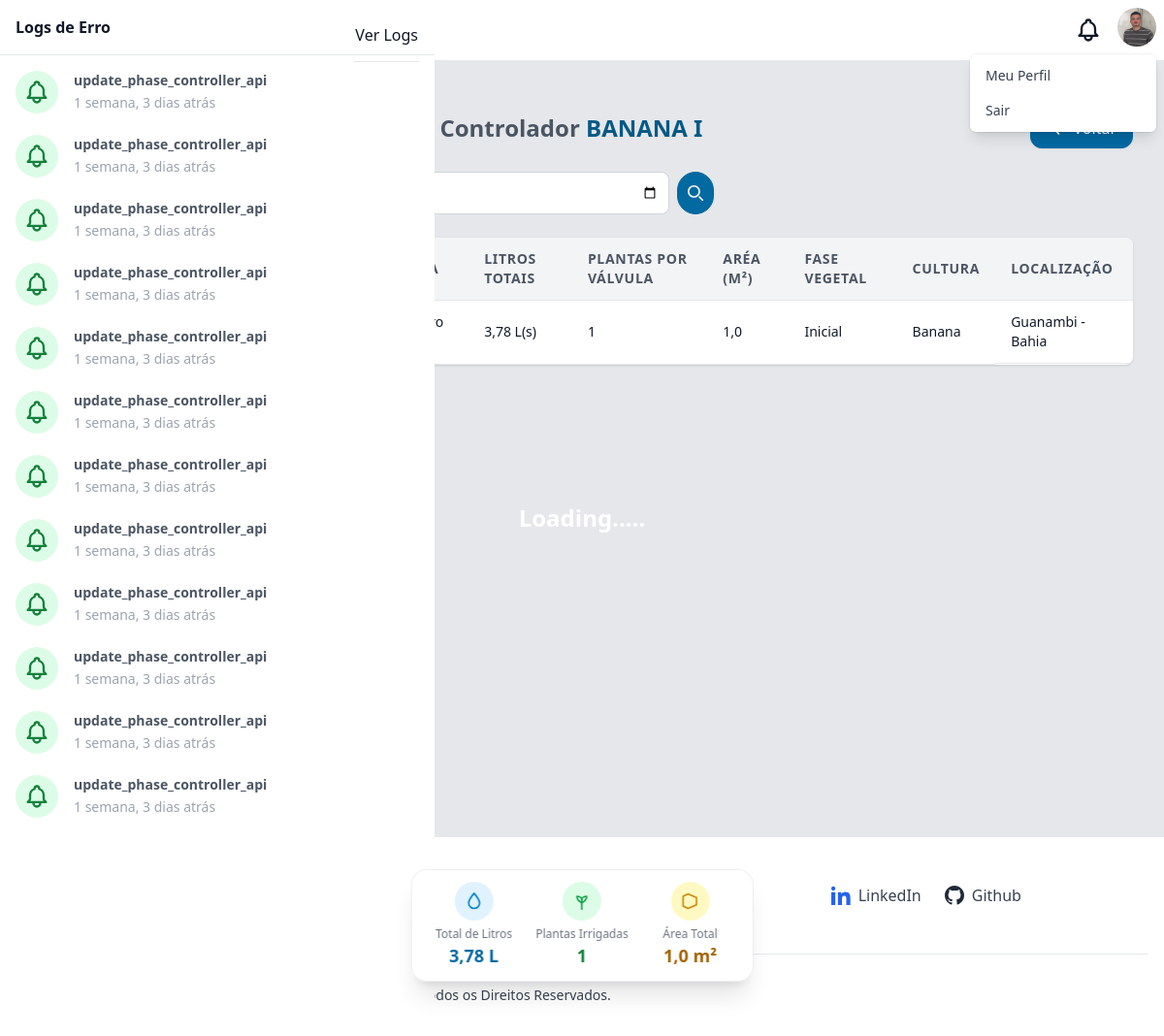
Page /controllers/irrigationscontroller/5/ (signed in) on the earlier database version.
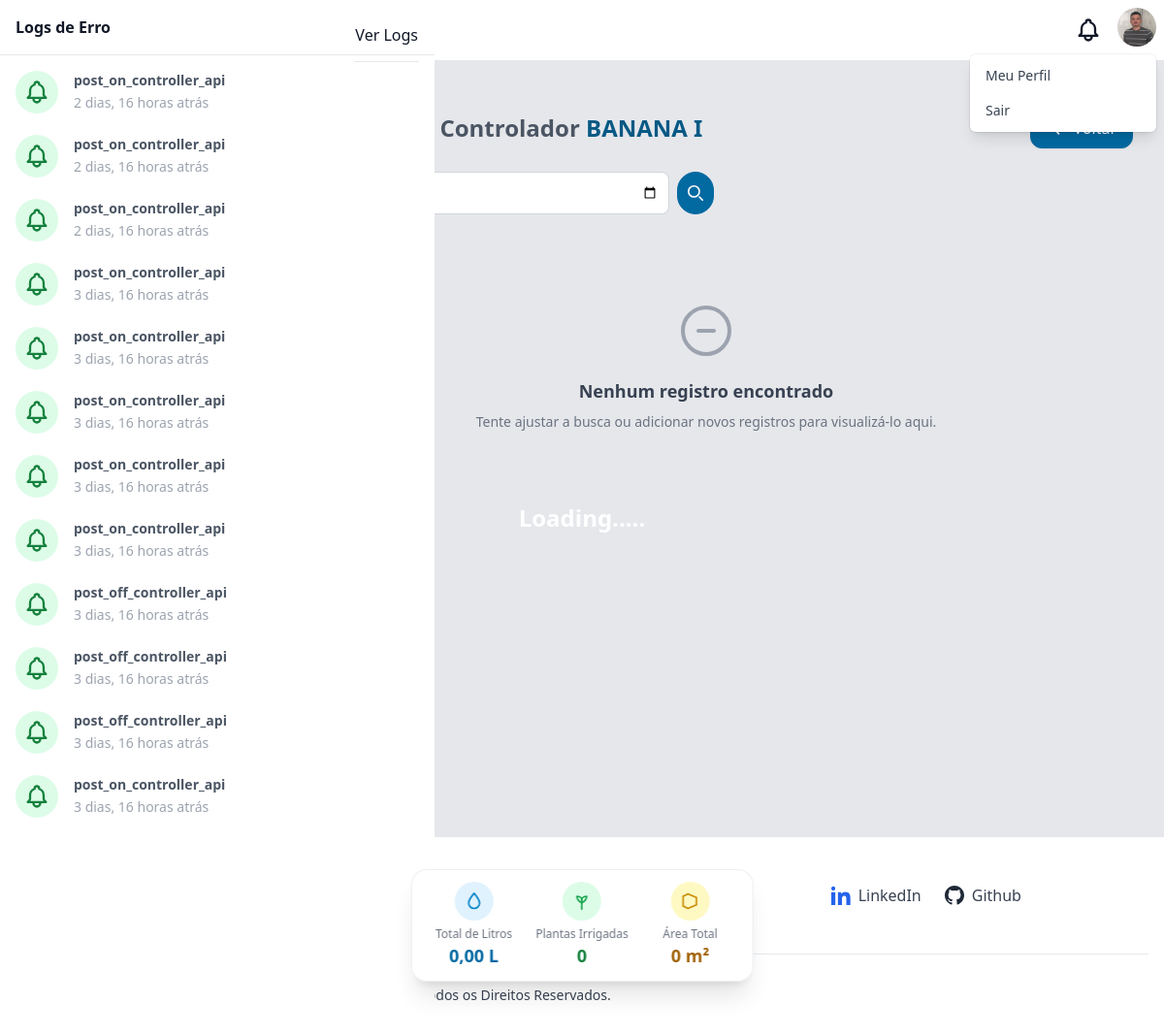
Same page on the later database version.
### controllers/models.py (models this page shows, shortened)
class IrrigationController(models.Model):
    PHASE_CHOICES_VEGETABLE = [
        (1, 'Inicial'),
        (2, 'Vegetativa'),
        (3, 'Floração'),
        (4, 'Frutificação'),
        (5, 'Maturação'),
    ]
    date = models.DateField(auto_now_add=True)
    time = models.TimeField(auto_now_add=True)
    total_liters = models.FloatField(
        help_text="Total de litros de água utilizados na irrigação"
    )
    plants_number = models.PositiveIntegerField(
        help_text="Quantidade de plantas/vegetais irrigados por válvula"
    )
    irrigation_radius = models.FloatField(
        help_text="Raio de cobertura da irrigação em metros"
    )
    phase_vegetable = models.PositiveSmallIntegerField(
        choices=PHASE_CHOICES_VEGETABLE,
        help_text="Fase do cultivo no momento da irrigação"
    )
    controller = models.ForeignKey(
        Controller,
        on_delete=models.SET_NULL,
        related_name='irrigations',
        null=True
    )
    valvecontroller = models.ForeignKey(
        ValveController,
        on_delete=models.SET_NULL,
        related_name="irrigations",
        null=True,
        blank=True
    )
    geolocation = models.ForeignKey(
        Geolocation,
        on_delete=models.SET_NULL,
        null=True,
        blank=True
    )
    culturevegetable = models.ForeignKey(
        CultureVegetable,
        on_delete=models.SET_NULL,
        null=True,
        blank=True
    )

### culturesvegetables/models.py (models this page shows, shortened)
class CultureVegetable(models.Model):
    name = models.CharField(max_length=255)
    emoji = models.CharField(
        max_length=2,
        validators=[emoji_validator],
        help_text="Escolha um emoji para representar a cultura.",
        blank=True,
        null=True
    )
    phase_initial_kc = models.FloatField(validators=[MinValueValidator(0.0)])
    phase_vegetative_kc = models.FloatField(validators=[MinValueValidator(0.0)])
    phase_flowering_kc = models.FloatField(validators=[MinValueValidator(0.0)])
    phase_fruiting_kc = models.FloatField(validators=[MinValueValidator(0.0)])
    phase_maturation_kc = models.FloatField(validators=[MinValueValidator(0.0)])

### geolocations/models.py (models this page shows, shortened)
class Geolocation(models.Model):
    city = models.CharField(max_length=255)
    state = models.CharField(max_length=255)
    latitude = models.FloatField()
    longitude = models.FloatField()
    favorite = models.BooleanField(default=False)

### logs/models.py (models this page shows, shortened)
class Log(models.Model):
    reference = models.CharField(max_length=255)
    viewed = models.BooleanField(default=0)
    exception = models.JSONField()
    created_at = models.DateTimeField()

### controllers/views.py (the view)
# urls.py: path('irrigationscontroller/<int:id>/', views.irrigationsForValveList, name='irrigationscontrollers_list'),
@login_required(login_url='/auth/login/')
def irrigationsForValveList(request, id):
    logs = Log.objects.order_by('-created_at')
    hasUnread = logs.filter(viewed=False).exists()
    logs = logs[:12]
    formCultureVegetable = CultureVegetableForm()
    geolocations = Geolocation.objects.all()
    culturesVegetables = CultureVegetable.objects.all()
    valve = get_object_or_404(ValveController, id=id)
    valveList = valve.irrigations.all()
    dateQuery = request.GET.get('date', '')
    if dateQuery:
        parsedDate = parse_date(dateQuery)
        if parsedDate:
            valveList = valveList.filter(date=parsedDate)
    valveList = valveList.order_by('-date')
    paginator = Paginator(valveList, 30)
    pageNumber = request.GET.get('page')
    pageObj = paginator.get_page(pageNumber)
    totals = valveList.aggregate(
        totalLiters=Sum('total_liters'),
        totalPlants=Sum('plants_number'),
        totalRadius=Sum('irrigation_radius')
    )
    totalLiters = totals['totalLiters'] or 0
    totalPlants = totals['totalPlants'] or 0
    totalArea = 0
    for irrigation in valveList:
        if irrigation.irrigation_radius:
            totalArea += irrigation.irrigation_radius
    return render(
        request,
        'controller/irrigationcontroller/listforvalve.html',
        context={
            'user': request.user,
            'logs': logs,
            'page_obj': pageObj,
            'form_culture_vegetable': formCultureVegetable,
            'has_unread': hasUnread,
            'geolocations': geolocations,
            'cultures_vegetables': culturesVegetables,
            'valve': valve,
            'date_query': dateQuery,
            'total_liters': totalLiters,
            'total_plants': totalPlants,
            'total_area': round(totalArea, 2),
            "today": now().date()
        }
    )

### templates/controller/irrigationcontroller/listforvalve.html (shortened to what the changed rows need)
{% extends "base.html" %}
{% load static %}
{% block content %}
<div class="antialiased font-sans min-h-[800px] bg-gray-200 pb-32">
  <div class="container mx-auto py-4 px-4 sm:px-6 lg:px-8">
    <div class="py-8">
      <div class="flex flex-col sm:flex-row sm:items-center sm:justify-between mb-6 gap-4">
        <h2 class="text-2xl font-bold text-gray-600 flex flex-col sm:flex-row sm:items-center gap-2">
          Válvula<span class="text-sky-800 dark:text-sky-800">#{{ valve.order }}</span>
          <span class="text-gray-600 dark:text-gray-400">—</span>
          <span>
            Controlador <span class="text-sky-800 dark:text-sky-800 font-semibold">{{ valve.controller.name }}</span>
          </span>
        </h2>
      </div>
      {% if page_obj %}
        <div class="overflow-x-auto rounded-lg shadow bg-white">
          <table class="w-full min-w-[600px] text-sm text-left">
            <thead>
              <tr class="bg-gray-100">
                <th class="px-4 py-3 border-b text-gray-600 font-semibold uppercase tracking-wider">ID</th>
                <th class="px-4 py-3 border-b text-gray-600 font-semibold uppercase tracking-wider">Data e Hora</th>
                <th class="px-4 py-3 border-b text-gray-600 font-semibold uppercase tracking-wider">Litros Totais</th>
                <th class="px-4 py-3 border-b text-gray-600 font-semibold uppercase tracking-wider">Plantas por Válvula</th>
                <th class="px-4 py-3 border-b text-gray-600 font-semibold uppercase tracking-wider">Aréa (m²)</th>
                <th class="px-4 py-3 border-b text-gray-600 font-semibold uppercase tracking-wider">Fase Vegetal</th>
                <th class="px-4 py-3 border-b text-gray-600 font-semibold uppercase tracking-wider">Cultura</th>
                <th class="px-4 py-3 border-b text-gray-600 font-semibold uppercase tracking-wider">Localização</th>
              </tr>
            </thead>
            <tbody>
              {% for irrigation in page_obj %}
                <tr class="hover:bg-gray-50">
                  <td class="px-4 py-3 border-b">{{ irrigation.id }}</td>
                  <td class="px-4 py-3 border-b">
                  </td>
                  <td class="px-4 py-3 border-b">{{ irrigation.total_liters|floatformat:2 }} L(s)</td>
                  <td class="px-4 py-3 border-b">{{ irrigation.plants_number }}</td>
                  <td class="px-4 py-3 border-b">{{ irrigation.irrigation_radius }}</td>
                  <td class="px-4 py-3 border-b">
                    {{ irrigation.get_phase_vegetable_display }}
                  </td>
                  <td class="px-4 py-3 border-b">
                    {{ irrigation.culturevegetable.name|default:"-" }}
                  </td>
                  <td class="px-4 py-3 border-b flex items-center gap-2">
                    {{ irrigation.geolocation.city }} - {{ irrigation.geolocation.state }}
                  </td>
                </tr>
              {% endfor %}
            </tbody>
          </table>
        </div>
      {% else %}
        <div
          class="flex flex-col items-center justify-center py-16 px-4 text-center"
        >
          <svg
            class="w-16 h-16 text-gray-400 mb-4"
            fill="none"
            stroke="currentColor"
            stroke-width="1.5"
            viewBox="0 0 24 24"
            xmlns="http://www.w3.org/2000/svg"
            aria-hidden="true"
          >
            <path
              stroke-linecap="round"
              stroke-linejoin="round"
              d="M15 12H9m12 0a9 9 0 11-18 0 9 9 0 0118 0z"
            ></path>
          </svg>
          <h3 class="text-lg font-semibold text-gray-700">
            Nenhum registro encontrado
          </h3>
          <p class="mt-2 text-sm text-gray-500">
            Tente ajustar a busca ou adicionar novos registros para
            visualizá-lo aqui.
          </p>
        </div>
      {% endif %}
    </div>
  </div>
</div>
<div class="fixed bottom-14 left-1/2 transform -translate-x-1/2 z-50">
  <div class="bg-white/80 backdrop-blur-xl rounded-2xl shadow-xl border border-gray-200/70
  px-4 py-3 grid grid-cols-1 sm:grid-cols-3 gap-4 max-w-2xl mx-auto
  transition-all duration-300 hover:shadow-2xl hover:scale-105">
    <div class="flex flex-col items-center text-center">
      <div class="flex items-center justify-center w-10 h-10 rounded-full bg-sky-100 mb-1.5">
        <svg xmlns="http://www.w3.org/2000/svg" fill="none" viewBox="0 0 24 24"
             stroke-width="2" stroke="currentColor" class="w-5 h-5 text-sky-600">
          <path stroke-linecap="round" stroke-linejoin="round"
                d="M12 2.25c-4.5 5.25-6.75 9-6.75 12A6.75 6.75 0 0012 21a6.75 6.75 0 006.75-6.75c0-3-2.25-6.75-6.75-12z"/>
        </svg>
      </div>
      <p class="text-xs font-medium text-gray-500">Total de Litros</p>
      <p class="text-lg font-bold text-sky-700">{{ total_liters|floatformat:2 }} L</p>
    </div>
    <div class="flex flex-col items-center text-center">
      <div class="flex items-center justify-center w-10 h-10 rounded-full bg-green-100 mb-1.5">
        <svg xmlns="http://www.w3.org/2000/svg"
            fill="none"
            viewBox="0 0 24 24"
            stroke-width="2"
            stroke="currentColor"
            stroke-linecap="round"
            stroke-linejoin="round"
            class="w-5 h-5 text-green-600"
            aria-hidden="true">
          <path d="M12 22V10"/>
          <path d="M12 14c-4-2-6-5-6-8 3 0 6 1.5 6 4"/>
          <path d="M12 14c4-2 6-5 6-8 -3 0 -6 1.5 -6 4"/>
        </svg>
      </div>
      <p class="text-xs font-medium text-gray-500">Plantas Irrigadas</p>
      <p class="text-lg font-bold text-green-700">{{ total_plants }}</p>
    </div>
    <div class="flex flex-col items-center text-center">
      <div class="flex items-center justify-center w-10 h-10 rounded-full bg-yellow-100 mb-1.5">
        <svg xmlns="http://www.w3.org/2000/svg" fill="none" viewBox="0 0 24 24"
             stroke-width="2" stroke="currentColor" class="w-5 h-5 text-yellow-600">
          <path stroke-linecap="round" stroke-linejoin="round"
                d="M9 3l10.5 4.5v9L9 21 3 18V6l6-3z"/>
        </svg>
      </div>
      <p class="text-xs font-medium text-gray-500">Área Total</p>
      <p class="text-lg font-bold text-yellow-700">{{ total_area }} m²</p>
    </div>
  </div>
</div>
{% endblock %}

### templates/base.html (shortened to what the changed rows need)
{% load static %}
<!DOCTYPE html>
<html lang="pt-br">
  <head>
    <link href="{% static 'css/style.css' %}" rel="stylesheet" />
    <link href="{% static 'css/base.css' %}" rel="stylesheet" />
    <link rel="stylesheet" href="https://unpkg.com/leaflet@1.9.4/dist/leaflet.css" />
  </head>
  <body>
    <div x-data="setup()" x-init="$refs.loading.classList.add('hidden'); setColors(color);" :class="{ 'dark': isDark}">
      <div class="flex h-screen antialiased text-gray-900 bg-gray-100 dark:bg-dark dark:text-light">
        <div class="flex-1 h-full overflow-x-hidden overflow-y-auto">
        {% block content %}
        {% endblock %}
        </div>
        <section
          x-transition:enter="transition duration-300 ease-in-out transform sm:duration-500"
          x-transition:enter-start="-translate-x-full"
          x-transition:enter-end="translate-x-0"
          x-transition:leave="transition duration-300 ease-in-out transform sm:duration-500"
          x-transition:leave-start="translate-x-0"
          x-transition:leave-end="-translate-x-full"
          x-ref="notificationsPanel"
          x-show="isNotificationsPanelOpen"
          @keydown.escape="isNotificationsPanelOpen = false"
          tabindex="-1"
          aria-labelledby="notificationPanelLabel"
          class="fixed inset-y-0 z-20 w-full max-w-xs bg-white dark:bg-darker dark:text-light sm:max-w-md focus:outline-none"
        >
          <div class="flex flex-col h-screen" x-data="{ activeTabe: 'action' }">
            <div class="flex-shrink-0">
              <div class="flex items-center justify-between px-4 pt-4 border-b dark:border-primary-darker">
                <h2 id="notificationPanelLabel" class="pb-4 font-semibold">Logs de Erro</h2>
              </div>
            </div>
            <div class="flex-1 pt-4 overflow-y-hidden hover:overflow-y-auto">
              {% if logs %}
                <div class="space-y-4" x-show.transition.in="activeTabe == 'action'">
                  {% for log in logs %}
                    <a href="/logs/{{log.id}}/get/"
                      class="block hover:bg-gray-100 dark:hover:bg-gray-200 rounded transition-colors duration-150">
                      <div class="flex px-4 space-x-4">
                        <div class="relative flex-shrink-0">
                          <span class="inline-block p-2 overflow-visible rounded-full
                            {% if log.viewed %}
                              bg-green-100 text-green-700
                            {% else %}
                              bg-yellow-100 text-yellow-700
                            {% endif %}">
                          </span>
                          <div class="absolute h-24 p-px -mt-3 -ml-px bg-primary-50 left-1/2 dark:bg-primary-darker"></div>
                        </div>
                        <div class="flex-1 overflow-hidden">
                          <h5 class="text-sm font-semibold text-gray-600 dark:text-light">
                            {{ log.reference }}
                          </h5>
                          <span class="text-sm font-normal text-gray-400 dark:text-primary-light">
                            {{ log.created_at|timesince }} atrás
                          </span>
                        </div>
                      </div>
                    </a>
                  {% endfor %}
                </div>
              {% endif %}
            </div>
          </div>
      </div>
    </div>
  </body>
</html>

Differences in the rows shown:
removed IrrigationController: total_liters "3,78", plants_number "1", irrigation_radius "1,0", phase_vegetable "Inicial", culturevegetable.name "Banana", geolocation.city "Guanambi", geolocation.state "Bahia"
no longer on this page (row unchanged): Log: reference "update_phase_controller_api", created_at "1 semana, 3 dias"
no longer on this page (row unchanged): Log: reference "update_phase_controller_api", created_at "1 semana, 3 dias"
no longer on this page (row unchanged): Log: reference "update_phase_controller_api", created_at "1 semana, 3 dias"
no longer on this page (row unchanged): Log: reference "update_phase_controller_api", created_at "1 semana, 3 dias"
no longer on this page (row unchanged): Log: reference "update_phase_controller_api", created_at "1 semana, 3 dias"
no longer on this page (row unchanged): Log: reference "update_phase_controller_api", created_at "1 semana, 3 dias"
no longer on this page (row unchanged): Log: reference "update_phase_controller_api", created_at "1 semana, 3 dias"
no longer on this page (row unchanged): Log: reference "update_phase_controller_api", created_at "1 semana, 3 dias"
no longer on this page (row unchanged): Log: reference "update_phase_controller_api", created_at "1 semana, 3 dias"
no longer on this page (row unchanged): Log: reference "update_phase_controller_api", created_at "1 semana, 3 dias"
no longer on this page (row unchanged): Log: reference "update_phase_controller_api", created_at "1 semana, 3 dias"
no longer on this page (row unchanged): Log: reference "update_phase_controller_api", created_at "1 semana, 3 dias"
added Log: reference "post_on_controller_api", created_at "2 dias, 16 horas"
added Log: reference "post_on_controller_api", created_at "2 dias, 16 horas"
added Log: reference "post_on_controller_api", created_at "2 dias, 16 horas"
added Log: reference "post_on_controller_api", created_at "3 dias, 16 horas"
added Log: reference "post_on_controller_api", created_at "3 dias, 16 horas"
added Log: reference "post_on_controller_api", created_at "3 dias, 16 horas"
added Log: reference "post_on_controller_api", created_at "3 dias, 16 horas"
added Log: reference "post_on_controller_api", created_at "3 dias, 16 horas"
added Log: reference "post_off_controller_api", created_at "3 dias, 16 horas"
added Log: reference "post_off_controller_api", created_at "3 dias, 16 horas"
added Log: reference "post_off_controller_api", created_at "3 dias, 16 horas"
added Log: reference "post_on_controller_api", created_at "3 dias, 16 horas"
Other differences:
{{ total_liters|floatformat:2 }}: "3,78" → "0,00"
{{ total_plants }}: "1" → "0"
{{ total_area }}: "1,0" → "0"
text no longer shown: "LITROS TOTAIS PLANTAS POR VÁLVULA ARÉA (M²) FASE VEGETAL CULTURA LOCALIZAÇÃO"
text now shown: "Nenhum registro encontrado Tente ajustar a busca ou adicionar novos registros para visualizá-lo aqui."
